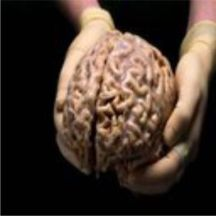
#> input picture Anugrah AK. - 202131037 - Penugasan Praktikum_Histogram/citra_medis1.jpg, 216 x 216 px
$ jupyter execute '202131037_Anugrah AK..ipynb'   (shell and % lines are left out)
#> lines starting #> are read from the running program, lines starting #| are printed output that depends on the picture
### Konvolusi

[cell 1]
#202131037_Anugrah AK.
import matplotlib.pyplot as plt
import numpy as np
import cv2

from skimage import data
from skimage.io import imread
from skimage.color import rgb2gray

[cell 2]
#202131037_Anugrah AK.
image1 = imread(fname="citra_medis1.jpg")
#> image1 is the input picture: shape (216, 216, 3); mean R, G, B 70.8, 56.1, 46.2
print(image1.shape)
#| (216, 216, 3)
plt.imshow(image1,cmap='gray')

[cell 3]
kernel = np.array([[-1, 0, -1],
                   [0, 4.3, 0],
                  [-1, 0, -1]])
imageOutput = cv2.filter2D(image1, -1, kernel)
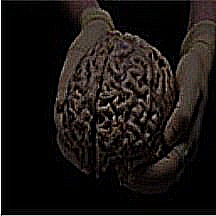
#> imageOutput: shape (216, 216, 3); mean R, G, B 25.7, 21.8, 19.3

fig, axes = plt.subplots(1,2, figsize=(12,12))
ax = axes.ravel()

ax[0].imshow(image1, cmap ='gray')
ax[0].set_title("Citra Input")
ax[1].imshow(imageOutput, cmap = 'gray')
ax[1].set_title('Citra Output')

[cell 4]
#202131037_Anugrah AK.
img = cv2.imread("citra_medis.jpg")
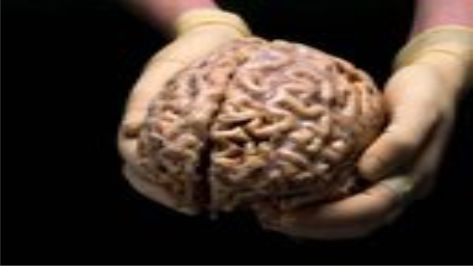
#> input picture Anugrah AK. - 202131037 - Penugasan Praktikum_Histogram/citra_medis.jpg, 473 x 266 px
#> img is the input picture: shape (266, 473, 3); mean B, G, R 45.9, 55.8, 70.5

[cell 5]
#202131037_Anugrah AK.
cv2.imshow("Example",img)
cv2.waitKey()
cv2.destroyAllWindows()

[cell 6]
#202131037_Anugrah AK.
print(img.shape)
#| (266, 473, 3)

[cell 7]
#202131037_Anugrah AK.
[baris, kolom] = img.shape[:2]
#> baris = 266; kolom = 473

### Membuat Histogram

[cell 8]
#202131037_Anugrah AK.
hist = cv2.calcHist([img], [0], None,[256],[0,256])
#> hist = 256 values, max 42669 at index 1, min 0 at index 215, mean 491.5
hist
#> Out has the same summary as hist

[cell 9]
#202131037_Anugrah AK.
fig, axs = plt.subplots(1,2, figsize =(15,5))
axs[0].imshow(img)
axs[1].plot(hist, color = 'purple')
plt.show()
#> figure, not shown here; B, G, R data is drawn as R, G, B; panel 2: curve peaks at x = 1, y = 42669

### Konversi BGR ke RGB

[cell 10]
#202131037_Anugrah AK.
rgb = cv2.cvtColor(img, cv2.COLOR_BGR2RGB)

[cell 11]
#202131037_Anugrah AK.
fig, axs = plt.subplots(1,2, figsize =(15,5))
axs[0].imshow(rgb)
axs[1].plot(hist, color = 'purple')
plt.show()
#> figure, not shown here; panel 2: curve peaks at x = 1, y = 42669

### 2 Versi Histogram

[cell 12]
#202131037_Anugrah AK.
fig, axs = plt.subplots(2,2, figsize =(22,7))

axs[0,0].imshow(img)
axs[0,1].plot(hist, color = 'purple')

axs[1,0].imshow(img)
axs[1,1].hist(img.ravel(),256, [0,256], color = 'purple')
plt.show()
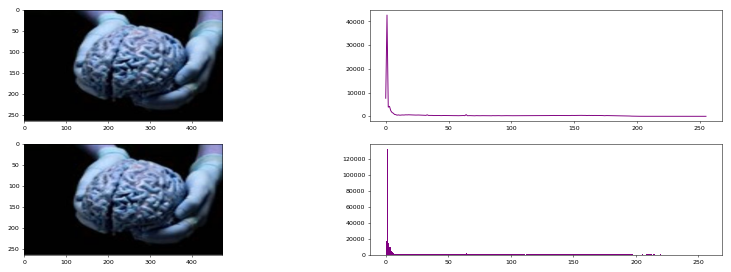
#> figure drawn by matplotlib, 4 panels; B, G, R data is drawn as R, G, B; panel 2: curve peaks at x = 1, y = 42669; panel 4: tallest bar 132179 high, from x = 1 to 2

### Histogram Abu-Abu

[cell 13]
#202131037_Anugrah AK.
abuabu = cv2.imread("citra_medis.jpg", 0)
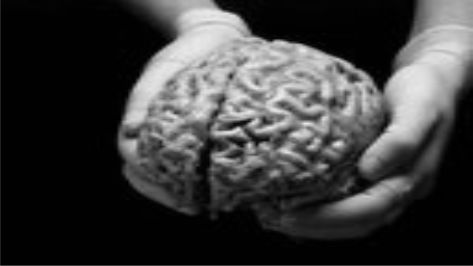
#> abuabu: shape (266, 473); min 0, max 236, mean 59
hist2 = cv2.equalizeHist(abuabu)
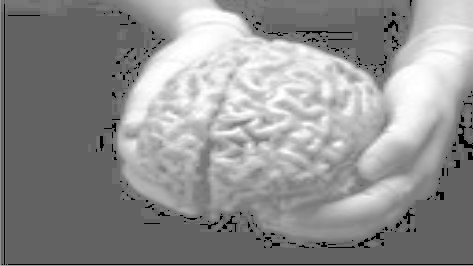
#> hist2: shape (266, 473); min 0, max 255, mean 144.1

fig, axs = plt.subplots(1,2, figsize =(15,5))
axs[0].imshow(cv2.cvtColor(abuabu,cv2.COLOR_BGR2RGB))
axs[1].hist(abuabu.ravel(), 256, [0,256], color= "purple")
plt.show()
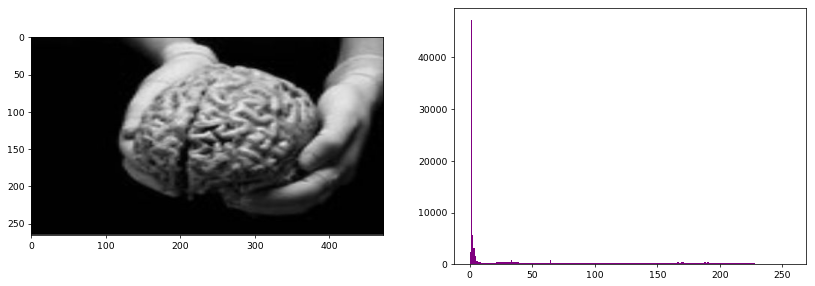
#> figure drawn by matplotlib, 2 panels; panel 2: tallest bar 47258 high, from x = 1 to 2

### Meningkatkan Kecerahan

[cell 14]
#202131037_Anugrah AK.
beta = 33
citra_cerah = np.zeros((baris, kolom, 3))

for x in range(baris):
    for y in range(kolom):
        gyx = img[x,y]+beta
        citra_cerah[x,y] = gyx
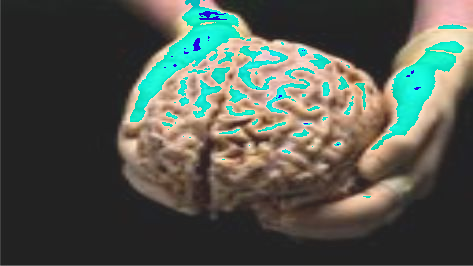
#> citra_cerah: shape (266, 473, 3) float64; mean B, G, R 78.9, 88.2, 82.5
citra_cerah = citra_cerah.astype(np.uint8)

fig, axs = plt.subplots(2,2, figsize =(21,7))
axs[0,0].imshow(img)
axs[0,1].hist(img.ravel(), 256, [0,256], color="purple")

axs[1,0].imshow(citra_cerah)
axs[1,1].hist(citra_cerah.ravel(), 256, [0,256], color="green")
plt.show()
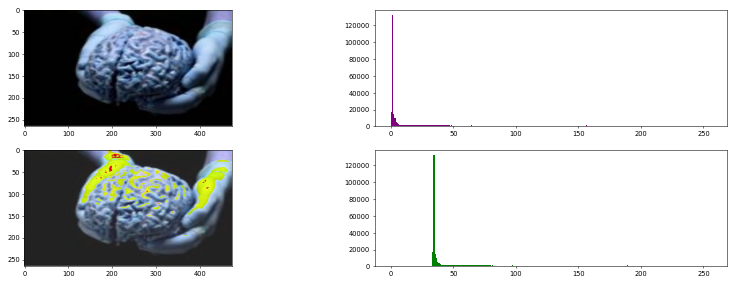
#> figure drawn by matplotlib, 4 panels; B, G, R data is drawn as R, G, B; panel 2: tallest bar 132179 high, from x = 1 to 2; panel 4: tallest bar 132179 high, from x = 34 to 35

### Meregangkan Kontras

[cell 15]
#202131037_Anugrah AK.
alpa = 1.5
citra_kontras = np.zeros((baris, kolom, 3))

for x in range(baris):
    for y in range(kolom):
        gyx = img[x,y]*alpa
        citra_kontras[x,y] = gyx
citra_kontras = citra_kontras.astype(np.uint8)
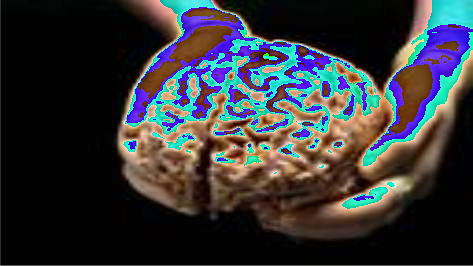
#> citra_kontras: shape (266, 473, 3); mean B, G, R 56.2, 53.3, 52.3

fig, axs = plt.subplots(2,2, figsize =(21,7))
axs[0,0].imshow(img)
axs[0,1].hist(img.ravel(), 256, [0,256], color="purple")

axs[1,0].imshow(citra_kontras)
axs[1,1].hist(citra_kontras.ravel(), 256, [0,256], color="green")
plt.show()
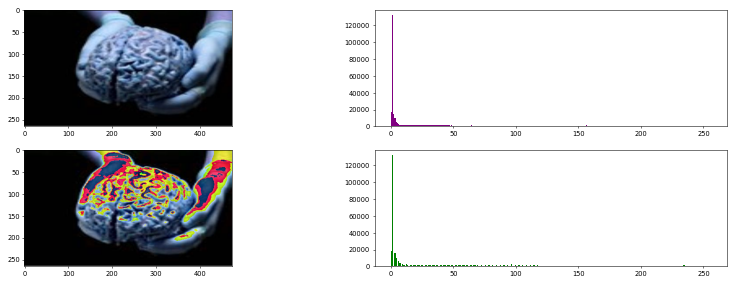
#> figure drawn by matplotlib, 4 panels; B, G, R data is drawn as R, G, B; panel 2: tallest bar 132179 high, from x = 1 to 2; panel 4: tallest bar 132179 high, from x = 1 to 2
